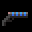

A level layout from a 2D game, rendered from its tile map. Below: a short description, then the map file with its tile-grid data intact:
An orthogonal 1x1 tile map with 32x32 px tiles, 1 tile layer (Tile Layer 1).

<map version="1.9" tiledversion="1.9.2" orientation="orthogonal" renderorder="right-down" width="1" height="1" tilewidth="32" tileheight="32" infinite="0" nextlayerid="2" nextobjectid="1">
 <tileset firstgid="1" source="gun.tsx" />
 <layer id="1" name="Tile Layer 1" width="1" height="1">
  <data encoding="csv">
1
</data>
 </layer>
</map>
